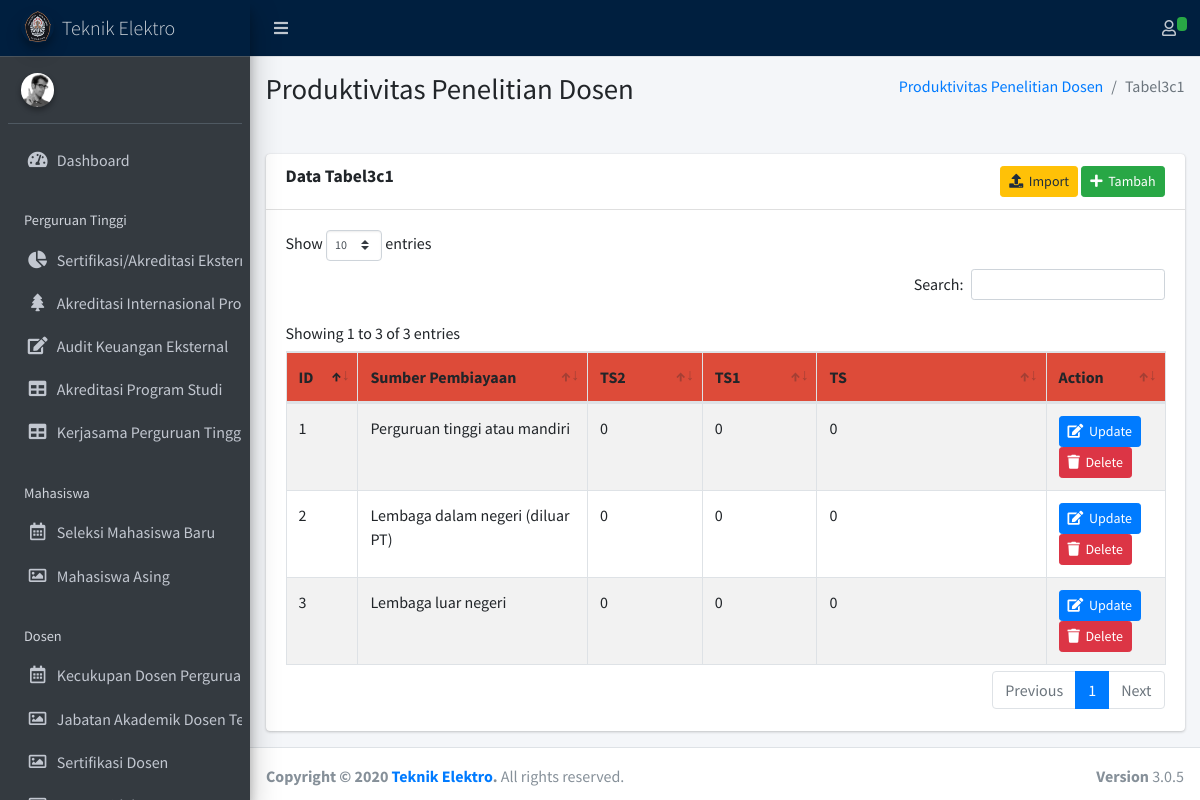
Screenshot of /index.php/tabel3c1 with the database file from the repository.
### tables this page shows
CREATE TABLE `tabel3c1` (
  `id` int(11) NOT NULL,
  `sumber_pembiayaan` varchar(128) NOT NULL,
  `ts2` int(11) NOT NULL,
  `ts1` int(11) NOT NULL,
  `ts` int(11) NOT NULL,
  `created_at` datetime NOT NULL,
  `updated_at` datetime NOT NULL
);

### application/controllers/Tabel3c1.php (called while the page is built, shortened)
<?php
class Tabel3c1 extends CI_Controller {
    public function __construct()
    {
        $this->load->model('Tabel3c1Model');
    }
	public function index()
	{
        $tabel3c1s = $this->Tabel3c1Model->show();
        $this->load->view('main.php',[
            "page" => "tabel3c1",
            "content" => [],
            "tabel3c1s" => $tabel3c1s,
        ]);
    }
}

### index.php (called while the page is built, shortened)
<?php
require_once BASEPATH.'core/CodeIgniter.php';

### application/models/Tabel3c1Model.php (called while the page is built, shortened)
<?php if(!defined('BASEPATH')) exit('Hacking Attempt : Keluar dari sistem..!!');
class Tabel3c1Model extends CI_Model
{
    public function show()
    {
        $this->db->select('*');
        return $this->db->get('tabel3c1')->result();
    }
}

### application/views/pages/tabel3c1.php (the view, shortened to what this page needs)
<div class="content-wrapper">
	<section class="content-header">
      <div class="container-fluid">
        <div class="row mb-2">
          <div class="col-sm-6">
            <h1>Produktivitas Penelitian Dosen</h1>
          </div>
          <div class="col-sm-6">
            <ol class="breadcrumb float-sm-right">
              <li class="breadcrumb-item"><a href="#">Produktivitas Penelitian Dosen</a></li>
              <li class="breadcrumb-item active">Tabel3c1</li>
            </ol>
          </div>
        </div>
      </div>
    </section>
	<br>
	<section class="content">
		<div class="container-fluid">
			<div class="row">
				<div class="col-12">
					<div class="card">
						<div class="card-header">
							<h3 class="card-title"><b>Data Tabel3c1 </b></h3>
							<div class="text-right">
								<button type="button" class="btn btn-sm btn-warning" data-toggle="modal"
									data-target="#import-tabel3c1"><i class="fa fa-upload"></i>&nbsp&nbspImport</button>
								<button type="button" class="btn btn-sm btn-success" data-toggle="modal"
									data-target="#tambah-tabel3c1"><i class="fa fa-plus"></i>&nbsp&nbspTambah</button>
							</div>
						</div>
						<div class="card-body table-responsive">
							<table class="table table-striped table-bordered table-hover dataku">
								<thead class="atas">
									<tr>
										<th width="5%">ID</th>
										<th width="20%">Sumber Pembiayaan</th>
										<th width="10%">TS2</th>
										<th width="10%">TS1</th>
										<th width="20%">TS</th>
										<th width="10%">Action</th>
									</tr>
								</thead>
								<tbody>
									<?php
									$no=1;
									foreach ($tabel3c1s as $tabel3c1) {
									?>
									<tr>
										<td><?php echo $no; ?></td>
										<td><?php echo $tabel3c1->sumber_pembiayaan; ?></td>
										<td><?php echo $tabel3c1->ts2; ?></td>
										<td><?php echo $tabel3c1->ts1; ?></td>
										<td><?php echo $tabel3c1->ts; ?></td>
										<td>
											<button type="button" class="btn btn-sm btn-primary" data-toggle="modal"
												data-target="#edit-tabel3c1<?php echo $tabel3c1->id;?>"><i
													class="fa fa-edit"></i>&nbsp&nbspUpdate</button>
											<a class="btn btn-danger btn-sm delete-link" href="<?= base_url('Tabel3c1/delete/'.$tabel3c1->id);?>"><i
													class="fa fa-trash "></i>&nbsp&nbspDelete</a>
										</td>
									</tr>
									<?php $no++; } ?>
								</tbody>
							</table>
						</div>
					</div>
				</div>
			</div>
		</div>
	</section>
</div>

### application/views/templates/head.php (style rules this page uses)
.atas { background-color: #DD4B39; border-color: green; border-color: green; }

### rows the page displays
tabel3c1: sumber_pembiayaan "Perguruan tinggi atau mandiri", ts2 "0", ts1 "0", ts "0"
tabel3c1: sumber_pembiayaan "Lembaga dalam negeri (diluar PT)", ts2 "0", ts1 "0", ts "0"
tabel3c1: sumber_pembiayaan "Lembaga luar negeri", ts2 "0", ts1 "0", ts "0"
